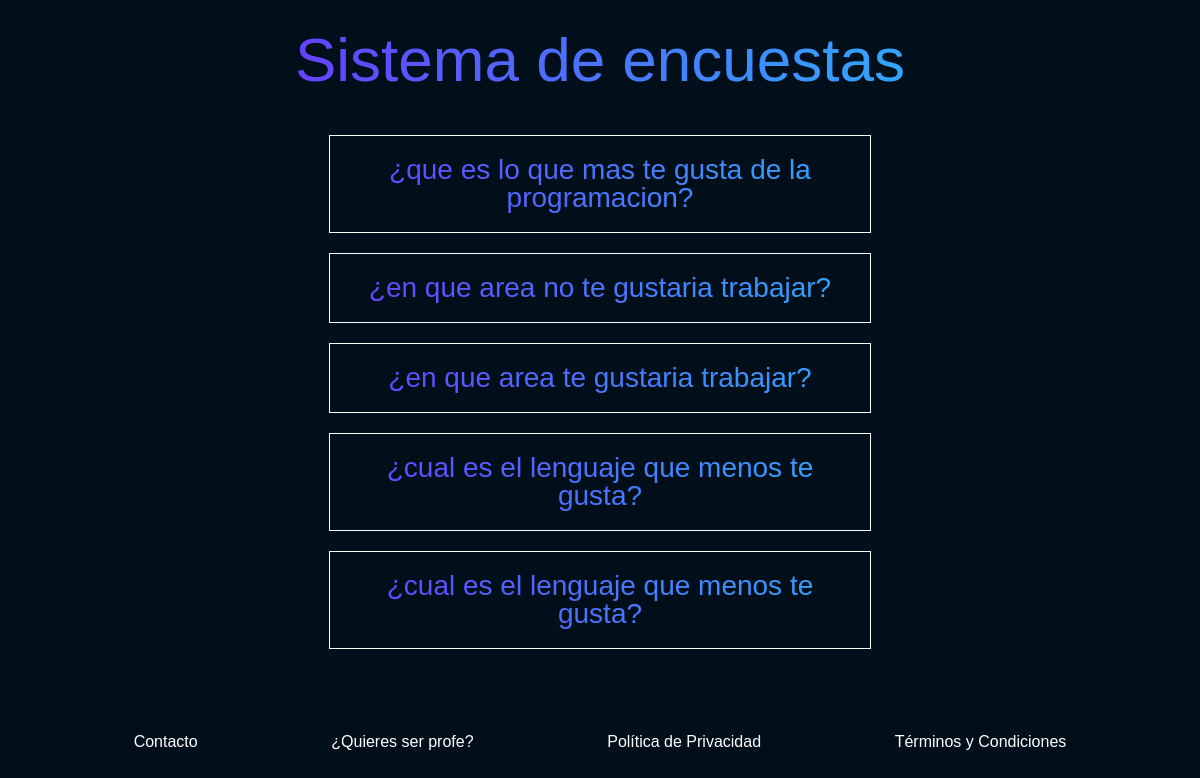
The page /polls/ on the database as committed earlier.
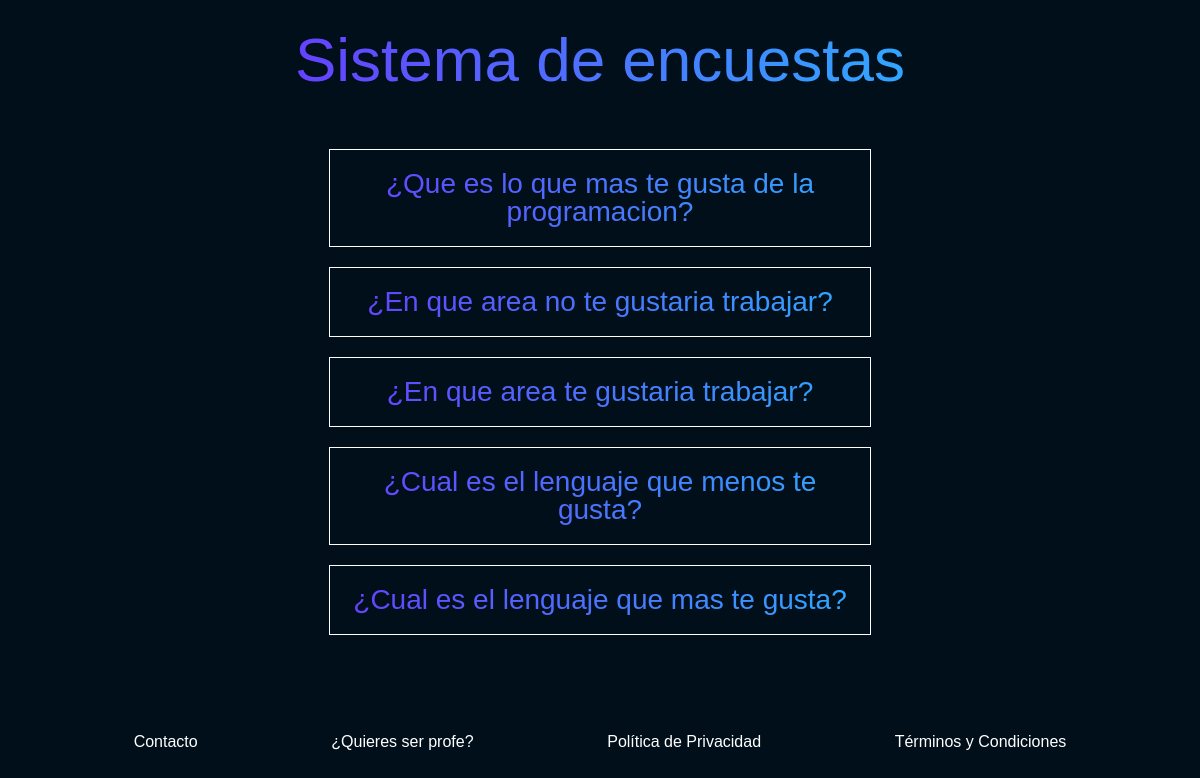
The same page on the database as committed later.
### polls/models.py (models this page shows, shortened)
class Question(models.Model): #preguntas(tablas)
    question_text = models.CharField(max_length=200)  #atributos(opp) o columnas(database)
    pub_date = models.DateTimeField("date published")

### polls/views.py (the view)
# urls.py: path("", views.Indexview.as_view(), name="index"),
class Indexview(generic.ListView):
    template_name = "polls/index.html"
    context_object_name = "latest_question_list"
    def get_queryset(selft):
        return Question.objects.order_by("-pub_date")[:5]

### polls/templates/polls/index.html (shortened to what this page needs)
{% load static %}
<!DOCTYPE html>
<html lang="en">
  <head>
    <link rel="stylesheet" href="{% static 'polls/reset.css' %}" />
    <link rel="stylesheet" href="{% static 'polls/style.css' %}" />
  </head>
  <body>
    <header><h1>Sistema de encuestas</h1></header>
    <main>
      {% if latest_question_list %}
      <ul>
        {% for question in latest_question_list %}
        <li>
          <a href="{% url 'polls:detail' question.id %}">
            <p>{{ question.question_text }}</p>
          </a>
        </li>
        {% endfor %}
      </ul>
      {% else %}
      <p>No polls are available.</p>
      {% endif %}
    </main>
    <footer>
      <a href="#">Contacto</a>
      <a href="#">¿Quieres ser profe?</a>
      <a href="#">Política de Privacidad</a>
      <a href="#">Términos y Condiciones</a>
    </footer>
  </body>
</html>

Rows that differ between the two databases and show on the page:
removed Question: question_text "¿cual es el lenguaje que menos te gusta?"
changed Question: question_text "¿que es lo que mas te gusta de la programacion?" → "¿Que es lo que mas te gusta de la programacion?"
changed Question: question_text "¿en que area no te gustaria trabajar?" → "¿En que area no te gustaria trabajar?"
changed Question: question_text "¿en que area te gustaria trabajar?" → "¿En que area te gustaria trabajar?"
changed Question: question_text "¿cual es el lenguaje que menos te gusta?" → "¿Cual es el lenguaje que menos te gusta?"
now on this page (row edited): Question: question_text "¿Cual es el lenguaje que mas te gusta?"
